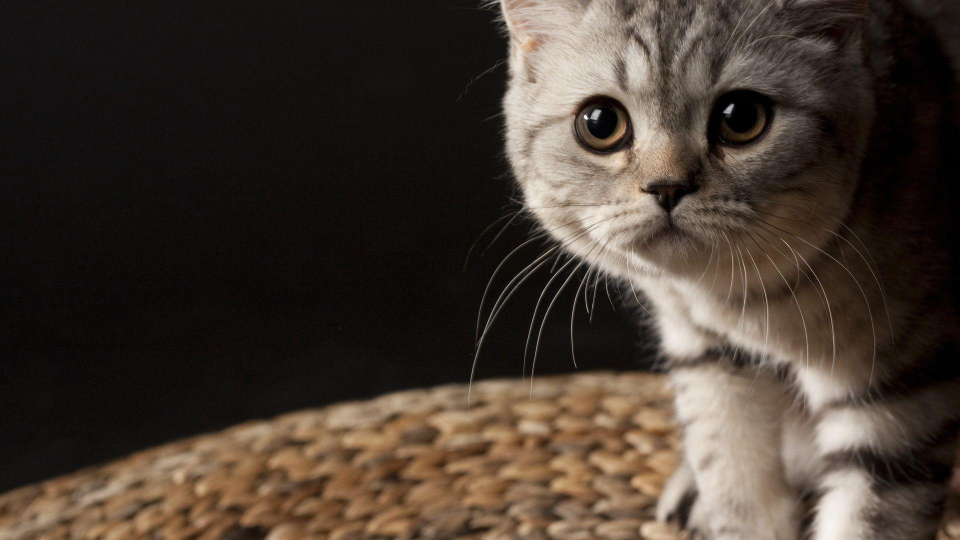
#> input picture classic/ph/largeCat.jpg, 1920 x 1080 px (shown at 1/2 size)
$ jupyter execute opencvBasics.ipynb
#> lines starting #> are read from the running program, lines starting #| are printed output that depends on the picture; after the words box and inside, x2 and y2 are one past the last pixel; in counts of white or black regions, pixels touching at a corner belong together
[cell 1]
import cv2 as cv
from matplotlib import pyplot as plt

### Basics

[cell 2]
def imshow(image):
    cv.imshow('image', image)
    cv.waitKey(0)
    cv.destroyWindow('image')

[cell 3]
img = cv.imread("./ph/largeCat.jpg")
#> img is the input picture: shape (1080, 1920, 3); mean B, G, R 48.1, 57.3, 68.3
imshow(img)

[cell 4]
# resizing
img = cv.resize(img, (640,640))
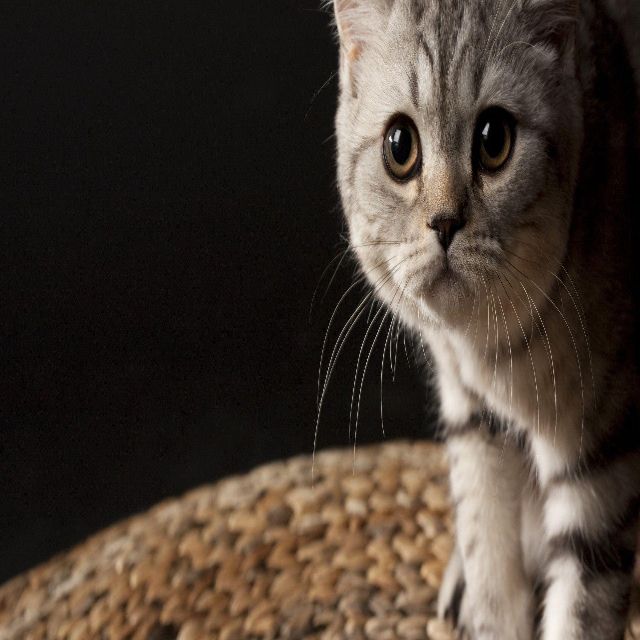
#> img: shape (640, 640, 3); mean B, G, R 48, 57.2, 68.3
imshow(img)

[cell 5]
# grayscaling
grayed = cv.cvtColor(img, cv.COLOR_BGR2GRAY)
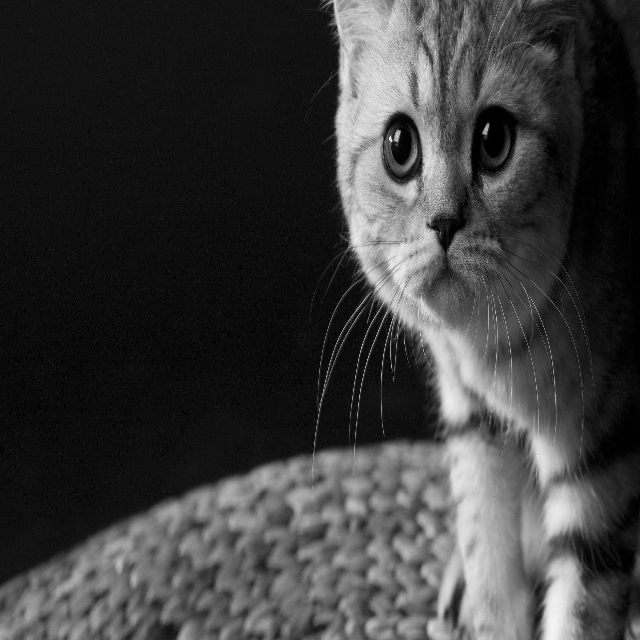
#> grayed: shape (640, 640); min 0, max 253, mean 59.5

f = plt.figure(figsize=(10,10))
f.add_subplot(121)
plt.imshow(cv.cvtColor(img, cv.COLOR_BGR2RGB))
f.add_subplot(122)
plt.imshow(cv.cvtColor(grayed, cv.COLOR_GRAY2RGB))
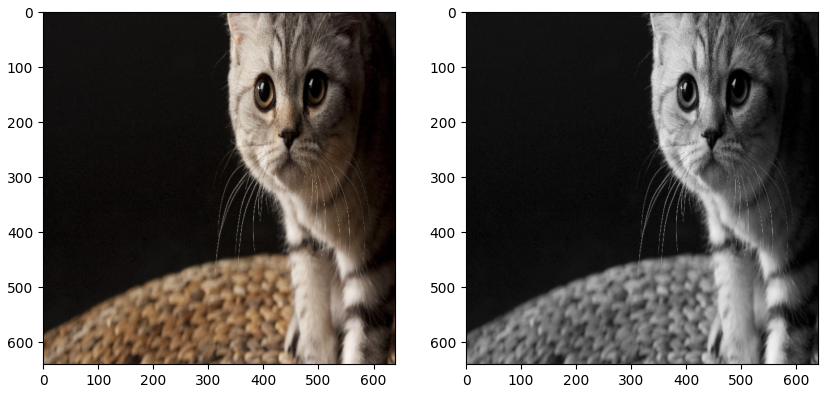
#> figure drawn by matplotlib, 2 panels

[cell 6]
# bluring

blured = cv.GaussianBlur(grayed, (3,3), cv.BORDER_DEFAULT)
f = plt.figure(figsize=(10,10))
f.add_subplot(121)
plt.imshow(grayed, cmap = "gray")
f.add_subplot(122)
plt.imshow(blured, cmap = "gray")
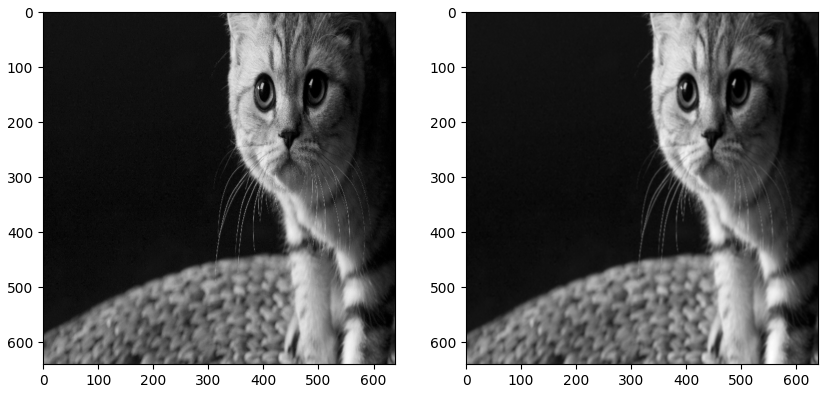
#> figure drawn by matplotlib, 2 panels

[cell 7]
#canny edges
f = plt.figure(figsize=(20,20))
edges1 = cv.Canny(img, 125,175)
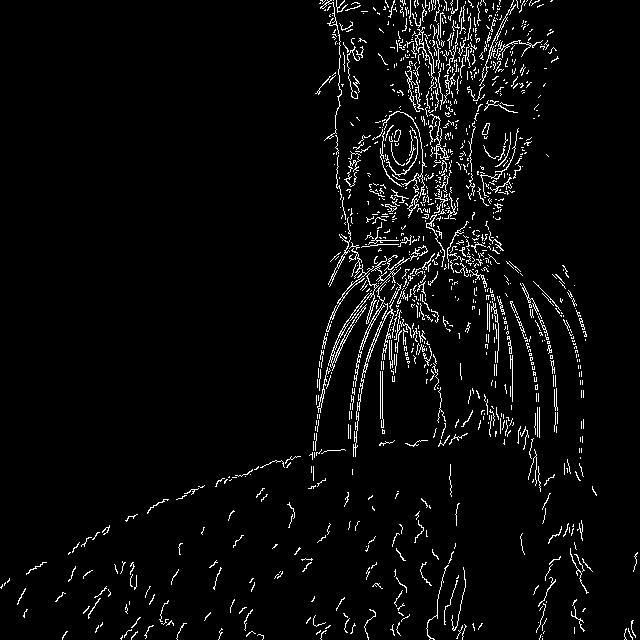
#> edges1: shape (640, 640); 4% white in thin lines or dots
edges2 = cv.Canny(grayed, 125,175)
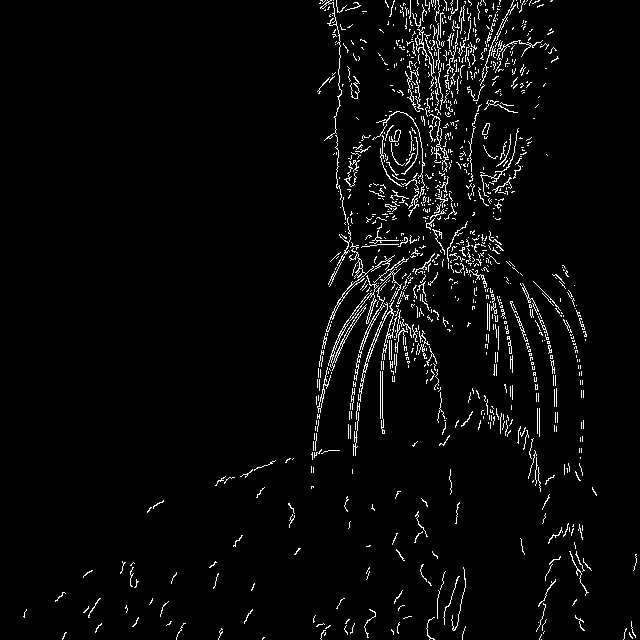
#> edges2: shape (640, 640); 3.4% white in thin lines or dots
edges3 = cv.Canny(blured, 125,175)
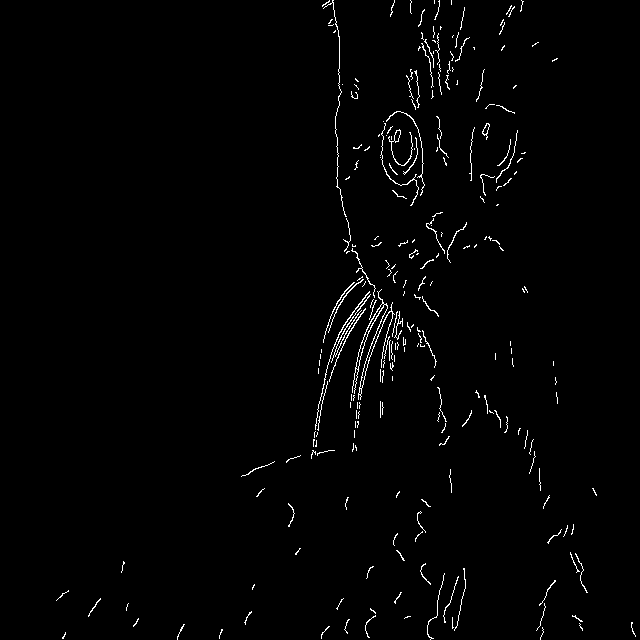
#> edges3: shape (640, 640); 1.4% white in thin lines or dots
f.add_subplot(141)
plt.imshow(edges1, cmap = "gray")
f.add_subplot(142)
plt.imshow(edges2, cmap = "gray")
f.add_subplot(143)
plt.imshow(edges3, cmap = "gray")
# заблюрим сильнее
f.add_subplot(144)
plt.imshow(cv.Canny(cv.GaussianBlur(grayed, (7,7), cv.BORDER_DEFAULT), 125,175), cmap = "gray")
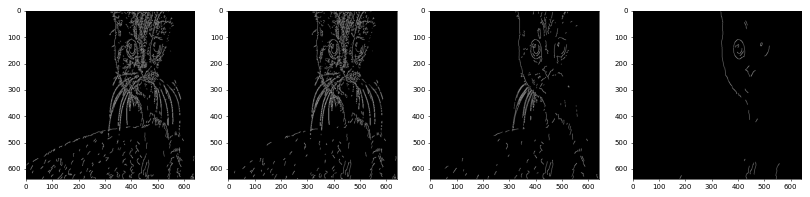
#> figure drawn by matplotlib, 4 panels

[cell 8]
# just a glimpse on morphological operations
dilated = cv.dilate(edges3,(3,3), iterations=3)
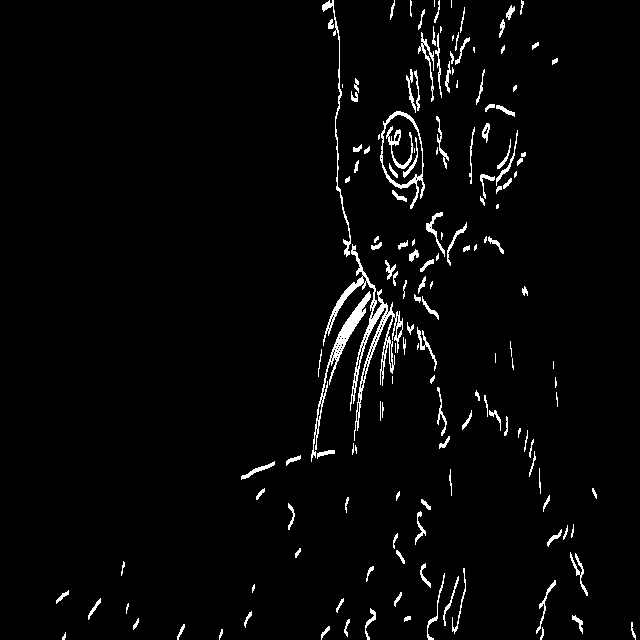
#> dilated: shape (640, 640); 3% white in thin lines or dots
f = plt.figure(figsize=(20,20))
f.add_subplot(121)
plt.imshow(edges3, cmap = "gray")
f.add_subplot(122)
plt.imshow(dilated, cmap = "gray")
